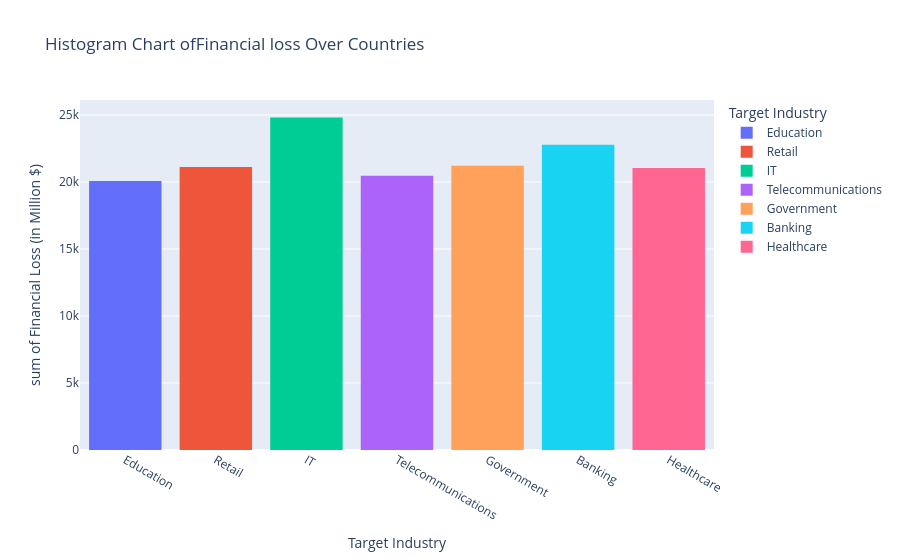

Write notebook code for a chart like this one.
### Markdown cell above
### After that compare Target industry with Financial Loss (in Million $)

### Code cell
fix=px.histogram(df,x="Target Industry",y="Financial Loss (in Million $)",color="Target Industry",title="Histogram Chart ofFinancial loss Over Countries")
fix.show()

### Figure 1 — Plotly figure (JSON) as saved in the notebook; plotly's stock layout.template omitted (floating-point values rounded to 4 significant figures; data arrays with more than 128 entries replaced by an {"elided": "..."} marker saying what was removed)
{"data": [{"bingroup": "x", "histfunc": "sum", "hovertemplate": "Target Industry=%{x}<br>sum of Financial Loss (in Million $)=%{y}<extra></extra>", "legendgroup": "Education", "marker": {"color": "#636efa", "pattern": {"shape": ""}}, "name": "Education", "orientation": "v", "showlegend": true, "type": "histogram", "x": {"elided": "419 str values"}, "xaxis": "x", "y": {"elided": "419 float values"}, "yaxis": "y"}, {"bingroup": "x", "histfunc": "sum", "hovertemplate": "Target Industry=%{x}<br>sum of Financial Loss (in Million $)=%{y}<extra></extra>", "legendgroup": "Retail", "marker": {"color": "#EF553B", "pattern": {"shape": ""}}, "name": "Retail", "orientation": "v", "showlegend": true, "type": "histogram", "x": {"elided": "423 str values"}, "xaxis": "x", "y": {"elided": "423 float values"}, "yaxis": "y"}, {"bingroup": "x", "histfunc": "sum", "hovertemplate": "Target Industry=%{x}<br>sum of Financial Loss (in Million $)=%{y}<extra></extra>", "legendgroup": "IT", "marker": {"color": "#00cc96", "pattern": {"shape": ""}}, "name": "IT", "orientation": "v", "showlegend": true, "type": "histogram", "x": {"elided": "478 str values"}, "xaxis": "x", "y": {"elided": "478 float values"}, "yaxis": "y"}, {"bingroup": "x", "histfunc": "sum", "hovertemplate": "Target Industry=%{x}<br>sum of Financial Loss (in Million $)=%{y}<extra></extra>", "legendgroup": "Telecommunications", "marker": {"color": "#ab63fa", "pattern": {"shape": ""}}, "name": "Telecommunications", "orientation": "v", "showlegend": true, "type": "histogram", "x": {"elided": "403 str values"}, "xaxis": "x", "y": {"elided": "403 float values"}, "yaxis": "y"}, {"bingroup": "x", "histfunc": "sum", "hovertemplate": "Target Industry=%{x}<br>sum of Financial Loss (in Million $)=%{y}<extra></extra>", "legendgroup": "Government", "marker": {"color": "#FFA15A", "pattern": {"shape": ""}}, "name": "Government", "orientation": "v", "showlegend": true, "type": "histogram", "x": {"elided": "403 str values"}, "xaxis": "x", "y": {"elided": "403 float values"}, "yaxis": "y"}, {"bingroup": "x", "histfunc": "sum", "hovertemplate": "Target Industry=%{x}<br>sum of Financial Loss (in Million $)=%{y}<extra></extra>", "legendgroup": "Banking", "marker": {"color": "#19d3f3", "pattern": {"shape": ""}}, "name": "Banking", "orientation": "v", "showlegend": true, "type": "histogram", "x": {"elided": "445 str values"}, "xaxis": "x", "y": {"elided": "445 float values"}, "yaxis": "y"}, {"bingroup": "x", "histfunc": "sum", "hovertemplate": "Target Industry=%{x}<br>sum of Financial Loss (in Million $)=%{y}<extra></extra>", "legendgroup": "Healthcare", "marker": {"color": "#FF6692", "pattern": {"shape": ""}}, "name": "Healthcare", "orientation": "v", "showlegend": true, "type": "histogram", "x": {"elided": "429 str values"}, "xaxis": "x", "y": {"elided": "429 float values"}, "yaxis": "y"}], "layout": {"barmode": "relative", "legend": {"title": {"text": "Target Industry"}, "tracegroupgap": 0}, "title": {"text": "Histogram Chart ofFinancial loss Over Countries"}, "xaxis": {"anchor": "y", "categoryarray": ["Education", "Retail", "IT", "Telecommunications", "Government", "Banking", "Healthcare"], "categoryorder": "array", "domain": [0, 1], "title": {"text": "Target Industry"}}, "yaxis": {"anchor": "x", "domain": [0, 1], "title": {"text": "sum of Financial Loss (in Million $)"}}}}
